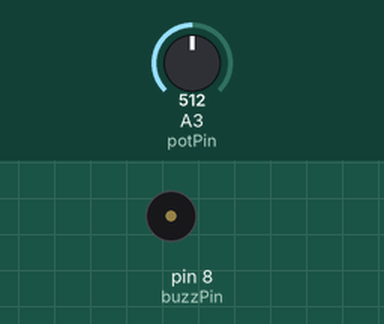
Recording of a sketch running on a simulated Arduino Uno, built with avr-gcc and run on an emulated ATmega328P. Parts: buzzer (waves = sounding, pin HIGH). The test bench sets the inputs (shaded band); at power-on: A3 (potPin) = 512.

Above: at 1.2 s.
1.3 s: A3 (potPin) set to 987
2.8 s: A3 (potPin) set to 1017
At 3.7 s:
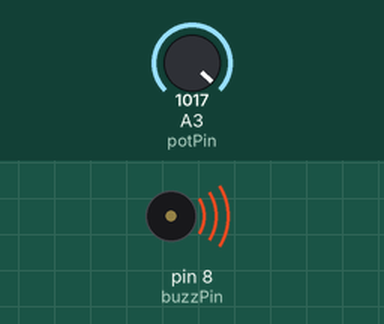
4.3 s: A3 (potPin) set to 990
At 4.9 s:
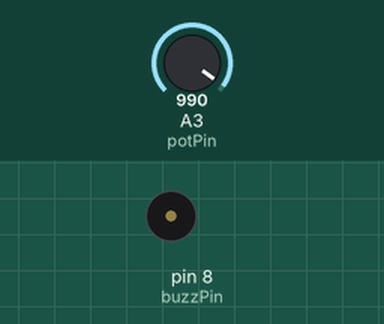
5.8 s: A3 (potPin) set to 1010
At 7.2 s:
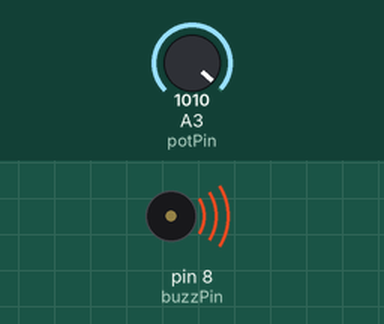
Timing chart, 0 to 8.3 s (numbered marks = the images above; inputs shaded):
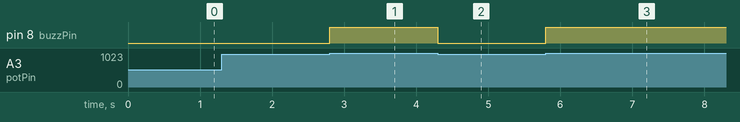

Measured:
- the behaviour switches between 1000 and 1001 on A3 (potPin) (found by bisection; images 0 and 1)
- after the input at 1.3 s, every drawn part: stays the same
- after the input at 2.8 s, pin 8 (buzzPin): LOW → HIGH at once
- after the input at 4.3 s, pin 8 (buzzPin): HIGH → LOW at once
- after the input at 5.8 s, pin 8 (buzzPin): LOW → HIGH at once

The sketch:

sketch_sep10a.ino
```cpp
int potVal;
int buzzPin = 8;
int potPin = A3;

void setup() {
  //Serial.begin(9600);
  pinMode(buzzPin, OUTPUT);
  pinMode(potPin, INPUT);
}

void loop() {
  potVal = analogRead(potPin);

  while (potVal > 1000) {
    digitalWrite(buzzPin, HIGH);
    potVal = analogRead(potPin);
  }
  digitalWrite(buzzPin, LOW);
}
```
